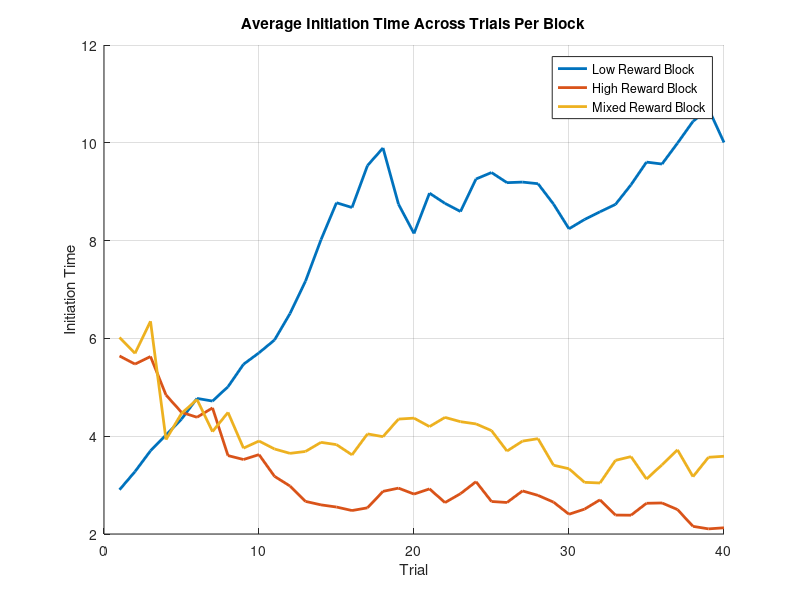
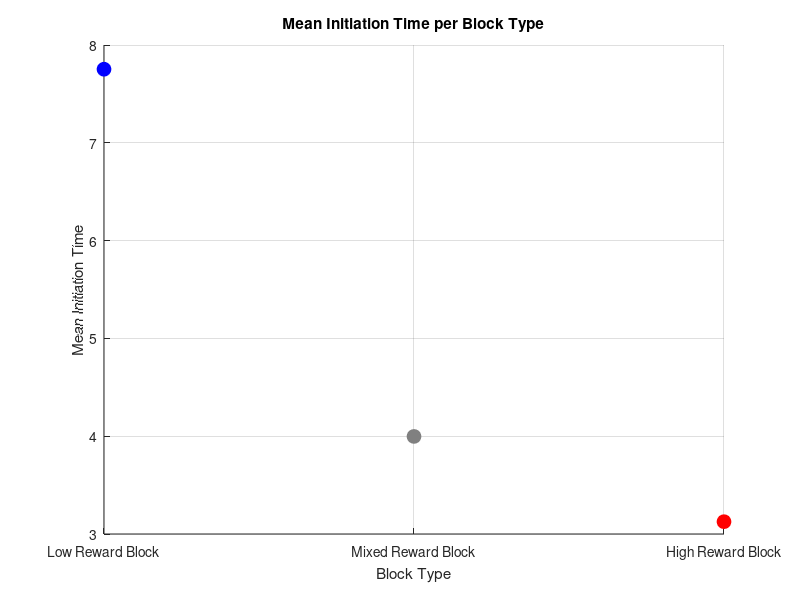
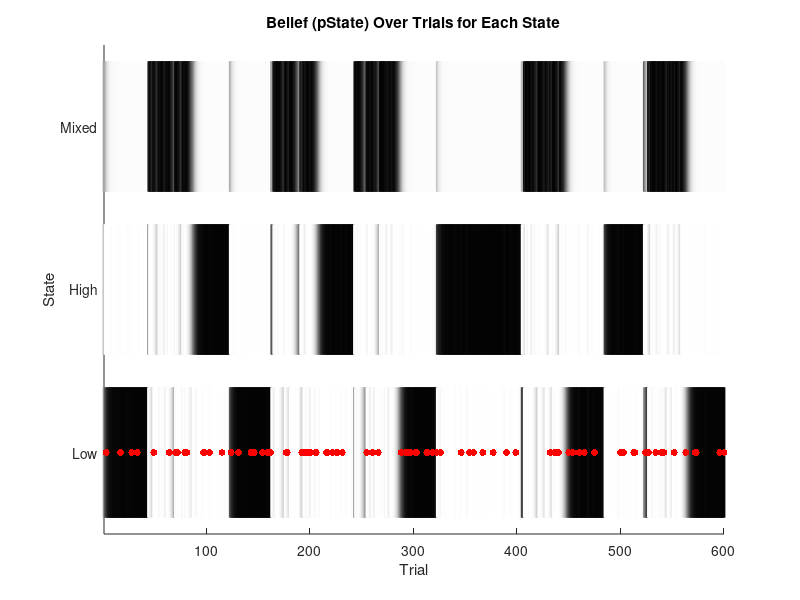

Reproduce these figures in MATLAB, in order. (Note: this script raises an error after producing the figures.)
clearvars

%% Task Parameters
runs = 5; %how many times it will go through each trial block

num_blocks = 3;
nStates = num_blocks;
low_rewards = [5 10 20]; %possible rewards in the low reward block
high_rewards = [20 40 80]; %possible rewards in the high reward block
mixed_rewards = [5 10 20 40 80]; %possible rewards in the mixed block

% turn possibilities into probabilities
highDist=[0, 0, 1, 1, 1];
lowDist=[ 1, 1, 1, 0, 0];
midDist=[ 1, 1, 1, 1, 1];

highDist=highDist./sum(highDist);
lowDist=lowDist./sum(lowDist);
midDist=midDist./sum(midDist);
allProb = [lowDist; highDist; midDist];
flatDist=ones(nStates,1)./nStates;

num_trials = 40;
haz=1/40;
withholdrate = 15/100; %mah et al said they withheld on 15-25% of trials
allwithholds = [];

all_rewards = nan(num_blocks, num_trials, runs); %record of all of the rewards that the animal received (columns are trials, rows are blocks, frames are runs)
initiation_times = nan(num_blocks, num_trials, runs); % initiation times

trial_initiation_times = nan(1,num_blocks*num_trials*runs);
trial_rewards = nan(1,num_blocks*num_trials*runs);
state_order = [];
RPE_first_ten = nan(num_blocks,10, runs); %reward prediction errors for the first 10 trials of every block
beliefs_first_ten = nan(num_blocks,11, runs,nStates); %record the beliefs for the firs 10 trials of every block and the one trial before them (bc we're gonna calc the change later)
beliefs_first_ten(1,1,1) = 3;

output_acts = [];
% opt_out = nan; %this will change once we have the model

%% Model Parameters

state_neurons = rand(3,1); %initialize the initial state values between 0-0.1
synaptic_lr = 0.15;
state_lr = 0.05;
D = 0.8; %Scale factor for initiation times

%% Runs
weight_matrix = rand(3,1);
epsilon = 1e-3; % to avoid division by zero

pState = flatDist;
trial_counter = 1;
for run = 1:runs
    block_order = randperm(3); %the order that blocks will be presented in for this run 
    
    for b = 1:length(block_order)
        possible_rewards = [];
        if block_order(b) == 1 %if the bth block is 1, the possible rewards are the low value ones
            possible_rewards = low_rewards;
          
        elseif block_order(b) == 2 %if the bth block is 2, the possible rewards are the high value ones
            possible_rewards = high_rewards;
            
        elseif block_order(b) == 3 %if the bth block is 3, the possible rewards are the mixed value ones
            possible_rewards = mixed_rewards;
            
        end

        for t = 1:num_trials
            %decide if it's a withholding trial or not
            withhold = rand;
            if withhold <= withholdrate
                withhold = 1;
            else
                withhold = 0;
            end
            allwithholds(trial_counter) = withhold;

            ground_truth_states(trial_counter) = block_order(b);
            reward_index = randi(length(possible_rewards), 1);
            reward_val   = possible_rewards(reward_index); 
            global_index = find([5 10 20 40 80] == reward_val);
            allPState(trial_counter,:) = pState;
            
            %state inference
            likeRew = allProb(:, global_index);
            prior = pState.*(1-haz)+flatDist.*haz;
            pState=likeRew.*prior;
            pState=pState./sum(pState);

            %updating weights and state values
            trial_reward_offer = possible_rewards(reward_index)/max(mixed_rewards); %the reward that could be represented on this trial
            if withhold == 1
                real_trial_reward = 0;
            elseif withhold == 0;
                real_trial_reward = trial_reward_offer;
            else
                disp('ERROR');
            end
            output_act = (weight_matrix)'*state_neurons; %should be 1x1
            output_act = max(output_act,0);
            output_acts(trial_counter) = output_act;
            RPE = real_trial_reward - output_act;
            allRPES(trial_counter) = RPE;
            
            % update = synaptic_lr * RPE .* (state_neurons.*pState - RPE.*weight_matrix);
            update = synaptic_lr * RPE .* state_neurons .* pState;
            weight_matrix = weight_matrix + update; %existing weights + weight update
            state_neurons = state_neurons*(1-state_lr) + state_lr*RPE; %existing state + state update

            % Compute and store initiation time (higher activation = faster initiation)
            initiation_time = D / (output_act + epsilon);
            initiation_times_raw(trial_counter) = initiation_time;
            initiation_times(block_order(b), t, run) = initiation_time;
            trial_initiation_times(trial_counter) = initiation_time;
            trial_rewards(trial_counter) = real_trial_reward;

            if t == 40
                state_order(end+1) = block_order(b);
            end

            if t < 11 | t == 40
                if t<11
                    RPE_first_ten(b, t, run) = RPE;
                    belief = allPState(trial_counter,:);
                    beliefs_first_ten(b,t+1,run,:) = belief;
                elseif t == 40 && ~(run ==runs && b == num_blocks)
                    if b == 3
                        belief = allPState(trial_counter,:);
                        beliefs_first_ten(1,1,run+1,:) = belief;
                    elseif b ~= 3
                        belief = allPState(trial_counter,:);
                        beliefs_first_ten(b+1,1,run,:) = belief;
                    end
                end
            end

            all_rewards(block_order(b), t, run) = real_trial_reward; %this is set up so that the row (block index) is constant despite the fact that the order of the blocks is changing (so the first row will always be low reward, second high, and third mixed)
            trial_counter = trial_counter + 1;

        end
    end
end

%% Plot Initiation Times
figure;
hold on;
colors = lines(num_blocks);
labels = {'Low Reward Block', 'High Reward Block', 'Mixed Reward Block'};

for block = 1:num_blocks
    avg_initiation = squeeze(mean(initiation_times(block, :, :), 3)); % avg across runs
    plot(avg_initiation, 'LineWidth', 2, 'Color', colors(block,:));
end

xlabel('Trial');
ylabel('Initiation Time');
legend(labels);
title('Average Initiation Time Across Trials Per Block');
grid on;

%% Plot the Mean Initiation Times Per Block as Dots with Custom Colors
mean_initiation_time = squeeze(mean(mean(initiation_times, 2), 3));

figure;
hold on;
plot(1, mean_initiation_time(1), 'o', 'Color', 'b', 'MarkerFaceColor', 'b', 'MarkerSize', 10);
plot(2, mean_initiation_time(3), 'o', 'Color', [0.5 0.5 0.5], 'MarkerFaceColor', [0.5 0.5 0.5], 'MarkerSize', 10);
plot(3, mean_initiation_time(2), 'o', 'Color', 'r', 'MarkerFaceColor', 'r', 'MarkerSize', 10);


% Set x-axis tick labels corresponding to the block types
set(gca, 'XTick', 1:3, 'XTickLabel', {'Low Reward Block', 'Mixed Reward Block', 'High Reward Block'});
xlabel('Block Type');
ylabel('Mean Initiation Time');
title('Mean Initiation Time per Block Type');
grid on;

%% Plotting States
% --- Flatten pState across runs/trials ---
flatP = reshape(allPState, [], 3);   % size = (runs*num_trials)×3 = 600×3

% --- Plot as three rows of vertical lines ---
figure; hold on;
numTrialsTotal = size(flatP,1);

for s = 1:3
    for t = 1:numTrialsTotal
        intensity = flatP(t,s);          % pState for state s at trial t
        grayLevel  = 1 - intensity;      % 0 = black (high prob), 1 = white (low prob)
        line([t t], [s-0.4, s+0.4], ...   % small vertical segment
             'Color', [grayLevel grayLevel grayLevel], ...
             'LineWidth', 2);
    end
end


withholdTrials = find(allwithholds==1);
markerY = 1;   % just above the “Mixed” state (which sits at y=3)
scatter( withholdTrials, ...
         markerY*ones(size(withholdTrials)), ...
         25,        ... % marker size
         'r',       ... % color
         'filled',  ...
         'DisplayName','Withhold' );

% --- Tidy up axes ---
xlim([1 numTrialsTotal]);
ylim([0.5 3.5]);
yticks(1:3);
yticklabels({'Low','High','Mixed'});   % or whatever your state‐order is
xlabel('Trial');
ylabel('State');
title('Belief (pState) Over Trials for Each State');

yyaxis right
plot(1:numTrialsTotal, initiation_times_raw, 'b-', 'LineWidth', 1.5);
ylabel('Initiation Time');
grid on;

% 1) Flatten all_rewards into 1×(runs*num_trials)
flatR = reshape(ground_truth_states, 1, []);    % size = 1×200

% 2) Plot exactly as before—but now for the actual state
N = length(ground_truth_states);
figure; hold on;
for s = 1:3
    idx = find(ground_truth_states == s);
    for t = idx'
        line([t t], [s-0.4, s+0.4], 'Color', [0 0 0], 'LineWidth', 2);
    end
end

xlim([1 N]);
ylim([0.5 3.5]);
yticks(1:3);
yticklabels({'Low','High','Mixed'});
xlabel('Trial');
ylabel('State');
title('Actual Block Sequence');


%% Plot the trial initiation time as a function of trial from block switch (figure 2A)

%get the variables
switch_trials = num_trials:num_trials:size(allPState,1);
switch_trials = switch_trials+1;
switch_trials = switch_trials(1:end-1);
lowtomixed = [];
hightomixed = [];
for s = 1:length(switch_trials)
    thirtybefore = switch_trials(s) - 30; 
    fourtyafter = switch_trials(s) + (40-1);
    if state_order(s) == 1 &&  state_order(s+1)== 3
        lowtomixed(end+1,:) = trial_initiation_times(thirtybefore:fourtyafter);
    elseif state_order(s) == 2 &&  state_order(s+1)== 3
        hightomixed(end+1,:) = trial_initiation_times(thirtybefore:fourtyafter);
    end
end
mean_lowtomixed = mean(lowtomixed,1);
mean_hightomixed = mean(hightomixed,1);

%getting the zscore version info
meanofmean_lowtomixed = mean(mean_lowtomixed);
meanofmean_hightomixed = mean(mean_hightomixed);
std_lowtomixed = std(mean_lowtomixed);
std_hightoixed = std(mean_hightomixed);
z_lowtomixed = (mean_lowtomixed - meanofmean_lowtomixed)./std_lowtomixed;
z_hightomixed = (mean_hightomixed - meanofmean_hightomixed)./std_hightoixed;

%plot
figure;
hold on;
plot(-30:39, mean_lowtomixed, 'Color', 'b', 'LineWidth', 2);
plot(-30:39, mean_hightomixed, 'Color', 'r', 'LineWidth', 2);
xlabel('Trial fromm Block Switch');
ylabel('Trial Initiation Time');
hold off;

%plot (z-score version)
figure;
hold on;
plot(-30:39, z_lowtomixed, 'Color', 'b', 'LineWidth', 2, 'DisplayName','Low');
plot(-30:39, z_hightomixed, 'Color', 'r', 'LineWidth', 2, 'DisplayName','High');
xlabel('Trial fromm Block Switch');
ylabel('Trial Initiation Time (z-score)');
legend('show');
hold off;


%plot wih "causal filter" (what they did in the paper)
windowSize = 10;
filteredmeanlowtomixed= nan(size(mean_lowtomixed));
filteredmeanhightomixed = nan(size(mean_hightomixed));
for n = windowSize:length(mean_lowtomixed)
    filteredmeanlowtomixed(n) = mean(mean_lowtomixed(n-windowSize+1:n));
    filteredmeanhightomixed(n) = mean(mean_hightomixed(n-windowSize+1:n));
end
figure;
hold on;
plot(-30:39, filteredmeanlowtomixed, 'Color', 'b', 'LineWidth', 2, 'displayName', 'Low');
plot(-30:39, filteredmeanhightomixed, 'Color', 'r', 'LineWidth', 2, 'displayName', 'High');
legend('show');
xlabel('Trial from Block Switch');
xlim([-20 40]);
ylabel('Trial Initiation Time');
title('with 10 trial filter')
hold off;

%plot wih "causal filter" (z-score version)
windowSize = 10;
zfilteredmeanlowtomixed= nan(size(z_lowtomixed));
zfilteredmeanhightomixed = nan(size(z_hightomixed));
for n = windowSize:length(z_lowtomixed)
    zfilteredmeanlowtomixed(n) = mean(z_lowtomixed(n-windowSize+1:n));
    zfilteredmeanhightomixed(n) = mean(z_hightomixed(n-windowSize+1:n));
end
figure;
hold on;
plot(-30:39, zfilteredmeanlowtomixed, 'Color', 'b', 'LineWidth', 2, 'DisplayName','Low');
plot(-30:39, zfilteredmeanhightomixed, 'Color', 'r', 'LineWidth', 2, 'DisplayName','High');
xlabel('Trial from Block Switch');
xlim([-20 40]);
ylabel('Trial Initiation Time (z-score)');
title('with 10 trial filter')
legend('show');
hold off;

%% Initiation times as a function of RPE sign

dBelief = diff(beliefs_first_ten,1,2);      % → 3 × 9 × 5 × 3
% 2) Euclidean norm of each 3‑vector  (operate along the 4th dim!)
delta = vecnorm(dBelief,2,4);              % → 3 × 9 × 5

belief_change_first_ten = nan(3,11,runs);     % pre‑fill
belief_change_first_ten(:,2:end,:) = delta;
median_belief_change = median(belief_change_first_ten, "all", "omitnan");

low_belief_change = nan(10*num_blocks*runs,2);
high_belief_change = nan(10*num_blocks*runs,2);
count = 1;

for run = 1:runs
    for b = 1:num_blocks
        for t = 1:10
            % trial = run*num_blocks*num_trials - (num_blocks-b)*num_trials - num_trials + t;
            trial = (run - 1)*num_blocks*num_trials + (b - 1)*num_trials + t;
            if trial>1
                if belief_change_first_ten(b,t,run) < median_belief_change
                    if RPE_first_ten(b,t,run) < 0
                        low_belief_change(count,1) = trial_initiation_times(trial) - trial_initiation_times(trial - 1); 
                    elseif RPE_first_ten(b,t,run) > 0
                        low_belief_change(count,2) = trial_initiation_times(trial) - trial_initiation_times(trial - 1);
                    end
                elseif belief_change_first_ten(b,t,run) > median_belief_change
                    if RPE_first_ten(b,t,run) < 0
                        high_belief_change(count,1) = trial_initiation_times(trial) - trial_initiation_times(trial - 1);
                    elseif RPE_first_ten(b,t,run) > 0
                        high_belief_change(count,2) = trial_initiation_times(trial) - trial_initiation_times(trial - 1);
                    end
                end
            end
            count = count + 1;
        end
    end
end

mean_lowbeliefchange = mean(low_belief_change, 1, 'omitnan');
mean_highbeliefchange = mean(high_belief_change, 1, 'omitnan');


%now plot
figure;
hold on;
plot([1 2], mean_lowbeliefchange.*10, 'Color', 'b', 'LineWidth', 2, 'DisplayName', 'Low Change in Belief');
plot([1 2], mean_highbeliefchange.*10, 'Color', 'r', 'LineWidth', 2, 'DisplayName', 'High Change in Belief');
legend('show');
ylabel('Change in Initiation Time (x10^-1)');
xlim([0 3]);
xticks([1 2]);
xticklabels({'RPE<0', 'RPE>0'});
hold off;

%% checking why the above doesnt work

rpe_negative_mask = RPE_first_ten < 0;

% Step 2: Extract the corresponding belief changes for these trials
belief_change_for_rpe_negative = belief_change_first_ten(rpe_negative_mask);

% Step 3: Check if all belief change values are 0
all_belief_zero_for_rpe_negative = all(belief_change_for_rpe_negative == 0);

if all_belief_zero_for_rpe_negative
    disp('All trials where RPE < 0 have a belief change of 0.');
else
    disp('Not all trials where RPE < 0 have a belief change of 0.');
end

%% Plotting RPE Distribution
%% 1) Histogram of *all* RPEs across every trial
figure;
histogram(allRPES, 30, 'Normalization','pdf');    % 30 bins, normalized to probability density
xlabel('Reward Prediction Error (RPE)');
ylabel('Probability Density');
title('Distribution of RPE Across All Trials');
grid on;

%% 2) Histogram of RPEs just for the *first ten* trials of each block
figure;
histogram(RPE_first_ten(:), 20);                  % 20 bins, raw counts
xlabel('RPE (first 10 trials of each block)');
ylabel('Count');
title('RPE Distribution in the First Ten Trials');
grid on;

%% figuring out if the withhholding trials actually have negative rpes

max(allRPES(find(allwithholds ==1)))

mean(allRPES(find(allwithholds ==1)))

mean(allRPES(find(allwithholds == 0)))

